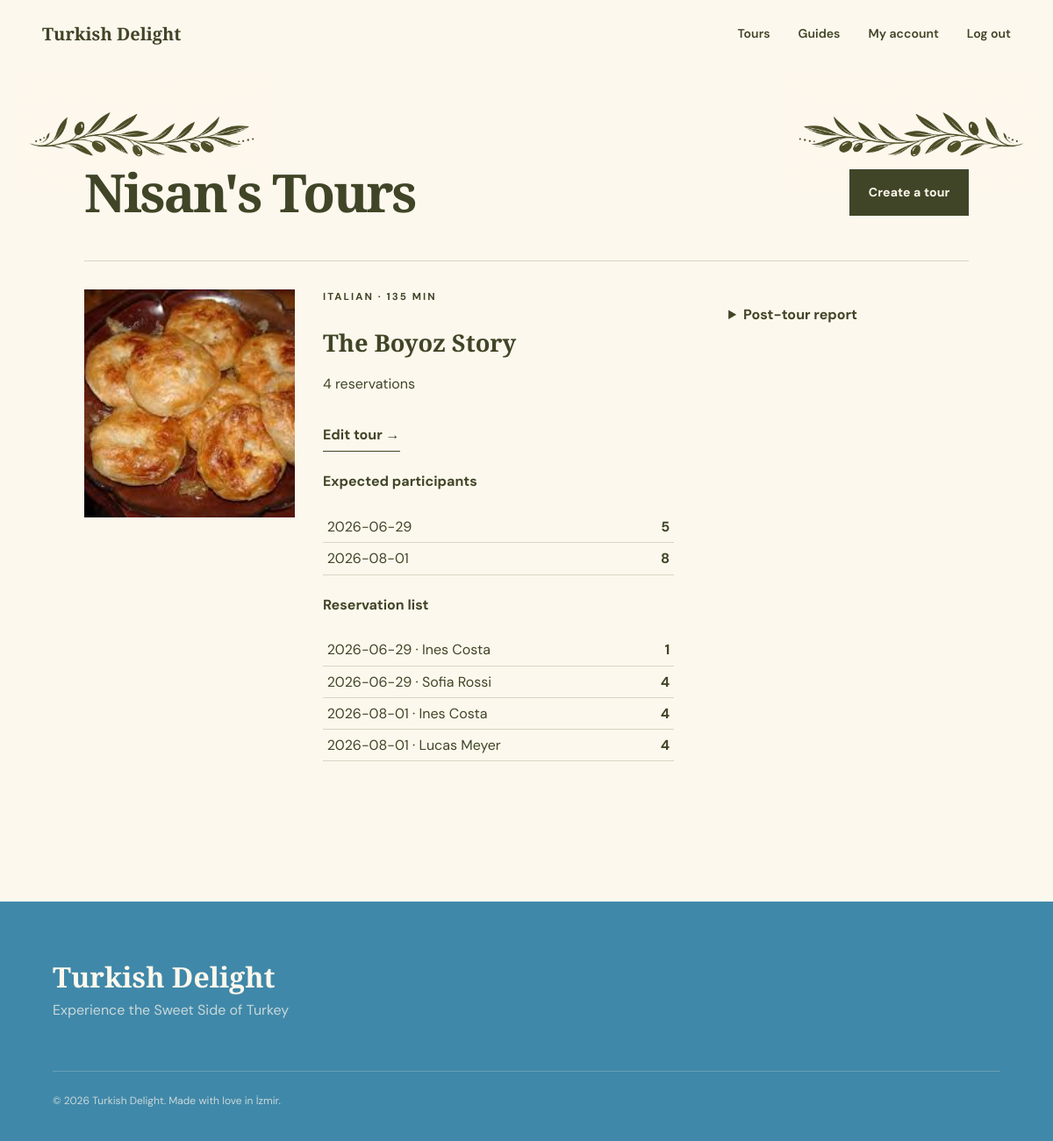
/profile (signed in), run on an earlier commit of the app's database.
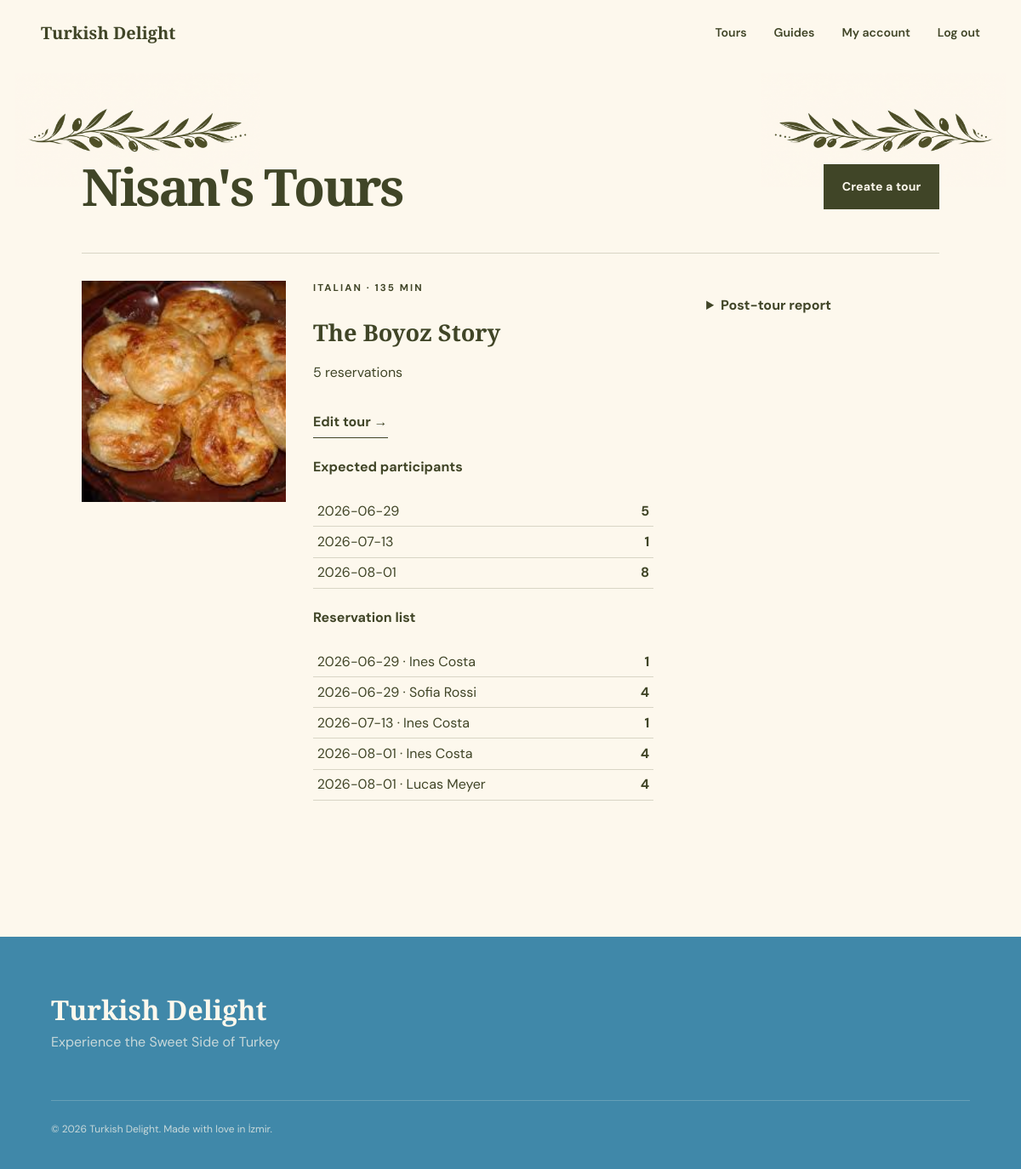
And on a later commit of the database.
### tables this page shows
CREATE TABLE "users" (
          id INTEGER PRIMARY KEY AUTOINCREMENT,
          first_name TEXT NOT NULL, last_name TEXT NOT NULL,
          email TEXT NOT NULL UNIQUE, password_hash TEXT NOT NULL,
          role TEXT NOT NULL CHECK(role IN ('guide','participant','admin')),
          languages TEXT NOT NULL DEFAULT '[]'
        );

CREATE TABLE tours (
  id INTEGER PRIMARY KEY AUTOINCREMENT, guide_id INTEGER NOT NULL REFERENCES users(id),
  title TEXT NOT NULL, subtitle TEXT NOT NULL, description TEXT NOT NULL, story TEXT NOT NULL,
  final_message TEXT NOT NULL, foods TEXT NOT NULL, stops TEXT NOT NULL, story_points TEXT NOT NULL,
  meeting_point TEXT NOT NULL, duration INTEGER NOT NULL CHECK(duration > 0),
  language TEXT NOT NULL, capacity INTEGER NOT NULL CHECK(capacity > 0)
);

CREATE TABLE reservations (
  id INTEGER PRIMARY KEY AUTOINCREMENT, participant_id INTEGER NOT NULL REFERENCES users(id),
  tour_id INTEGER NOT NULL REFERENCES tours(id), tour_date TEXT NOT NULL, created_at TEXT NOT NULL,
  UNIQUE(participant_id,tour_id,tour_date)
);

### app.py (the view, shortened to what this page needs)
@app.route("/profile")
@login_required
def profile():
    db = get_db()
    if current_user.role == "admin":
        return redirect(url_for("admin_dashboard"))
    tours = tourdb.tours_for_guide(db, current_user.id)
    summaries = []
    for row in tours:
        item = tour_from_row(row)
        item["reservation_count"] = tourdb.reservation_count(db, row["id"])
        item["dates"] = tourdb.guide_tour_dates(db, row["id"])
        item["bookings"] = tourdb.guide_tour_bookings(db, row["id"])
        summaries.append(item)
    return render_template("guide_profile.html", tours=summaries)

### app.py (called while the page is built)
def get_db():
    if "db" not in g:
        g.db = sqlite3.connect(DATABASE)
        g.db.row_factory = sqlite3.Row
        g.db.execute("PRAGMA foreign_keys = ON")
    return g.db

@login_manager.user_loader
def load_user(user_id):
    return userdb.get_user(get_db(), user_id)

def csrf_token():
    if "csrf_token" not in session:
        session["csrf_token"] = secrets.token_hex(24)
    return session["csrf_token"]

@app.before_request
def verify_csrf():
    if request.method == "POST" and request.form.get("csrf_token") != session.get("csrf_token"):
        abort(400, "Invalid or missing form token.")

def tour_images(tour_id):
    files = sorted((BASE_DIR / "static").glob(f"Tour{tour_id}_*"))
    return [f.name for f in files if f.is_file()]

def tour_from_row(row):
    tour = dict(row)
    tour["foods"] = json.loads(tour["foods"])
    tour["stops"] = json.loads(tour["stops"])
    tour["story_points"] = json.loads(tour["story_points"])
    tour["images"] = tour_images(tour["id"])
    preferred_guide = BASE_DIR / "static" / f"Guide{tour['id']}.jpg"
    tour["guide_image"] = preferred_guide.name if preferred_guide.exists() else "Guide1.jpg"
    return tour

### tourdb.py (called while the page is built)
def tours_for_guide(db, guide_id, summary=False):
    fields = "id,title,subtitle" if summary else "*"
    return db.execute(
        f"SELECT {fields} FROM tours WHERE guide_id=? ORDER BY id", (guide_id,)
    ).fetchall()

def guide_tour_dates(db, tour_id):
    return db.execute(
        """SELECT r.tour_date, COUNT(r.id) + COALESCE(SUM((SELECT COUNT(*)
           FROM reservation_guests rg WHERE rg.reservation_id=r.id)),0) total
           FROM reservations r WHERE r.tour_id=? GROUP BY r.tour_date ORDER BY r.tour_date""",
        (tour_id,),
    ).fetchall()

def guide_tour_bookings(db, tour_id):
    return db.execute(
        """SELECT r.tour_date, u.first_name || ' ' || u.last_name AS participant_name,
           1 + (SELECT COUNT(*) FROM reservation_guests rg WHERE rg.reservation_id=r.id) AS group_size
           FROM reservations r JOIN users u ON u.id=r.participant_id
           WHERE r.tour_id=? ORDER BY r.tour_date,u.last_name""",
        (tour_id,),
    ).fetchall()

def reservation_count(db, tour_id=None):
    if tour_id is None:
        return db.execute("SELECT COUNT(*) FROM reservations").fetchone()[0]
    return db.execute("SELECT COUNT(*) FROM reservations WHERE tour_id=?", (tour_id,)).fetchone()[0]

### templates/guide_profile.html (shortened to what this page needs)
{% extends "base.html" %}
{% block content %}
  <section class="dashboard guide-account-dashboard">
    <img
      class="guide-account-decoration guide-account-decoration-left"
      src="{{ url_for('static', filename='decoration2.png') }}"
      alt=""
      aria-hidden="true"
    >
    <img
      class="guide-account-decoration guide-account-decoration-right"
      src="{{ url_for('static', filename='decoration2.png') }}"
      alt=""
      aria-hidden="true"
    >
    <section>
      <div class="guide-dashboard-heading">
        <h2>{{ current_user.first_name }}'s Tours</h2>
        <a class="button button-dark" href="{{ url_for('new_tour') }}">Create a tour</a>
      </div>
      <div class="guide-tour-list">
        {% for tour in tours %}
          <article class="guide-tour">
            <img
              src="{{ url_for('static', filename=tour.images[0]) if tour.images else url_for('static', filename='Tour1_1.jpg') }}"
              alt="{{ tour.title }}"
            >
            <div class="guide-tour-info">
              <p class="eyebrow">{{ tour.language }} · {{ tour.duration }} min</p>
              <h3>{{ tour.title }}</h3>
              <p>{{ tour.reservation_count }} reservations</p>
              <a class="text-link" href="{{ url_for('edit_tour', tour_id=tour.id) }}">Edit tour →</a>
              {% if tour.dates %}
                <h4>Expected participants</h4>
                <ul>
                  {% for date in tour.dates %}
                    <li><span>{{ date.tour_date }}</span><strong>{{ date.total }}</strong></li>
                  {% endfor %}
                </ul>
                <h4>Reservation list</h4>
                <ul>
                  {% for booking in tour.bookings %}
                    <li>
                      <span>{{ booking.tour_date }} · {{ booking.participant_name }}</span>
                      <strong>{{ booking.group_size }}</strong>
                    </li>
                  {% endfor %}
                </ul>
              {% endif %}
            </div>
            <details>
              <summary>Post-tour report</summary>
            </details>
          </article>
        {% else %}
          <div class="empty-state">
            <h3>No tours yet.</h3>
            <p>Create your first route and begin sharing İzmir.</p>
          </div>
        {% endfor %}
      </div>
    </section>
  </section>
{% endblock %}

### templates/base.html (shortened to what this page needs)
<!doctype html>
<html lang="en">
  <head>
    <link rel="stylesheet" href="{{ url_for('static', filename='style.css') }}">
  </head>
  <body>
    <header class="site-header{% if request.endpoint == 'home' %} site-header-overlay{% endif %}" data-header>
      <a class="brand" href="{{ url_for('home') }}" aria-label="Turkish Delight home">
        <span>Turkish Delight</span>
      </a>
      <nav id="site-nav" class="site-nav" aria-label="Main navigation" data-nav>
        <a href="{{ url_for('home') }}#tours">Tours</a>
        <a href="{{ url_for('guides') }}">Guides</a>
        {% if current_user.is_authenticated %}
          {% if current_user.role == 'admin' %}
            <a href="{{ url_for('admin_dashboard') }}">Administration</a>
          {% else %}
            <a href="{{ url_for('profile') }}">My account</a>
          {% endif %}
          <form action="{{ url_for('logout') }}" method="post" class="nav-form">
            <button class="text-button" type="submit">Log out</button>
          </form>
        {% else %}
          <a href="{{ url_for('login') }}">Log in</a>
          <a class="button button-small" href="{{ url_for('register') }}">Join a tour</a>
        {% endif %}
      </nav>
    </header>
    <main id="main">
      {% block content %}{% endblock %}
    </main>
    <footer class="site-footer">
      <div>
        <a class="footer-brand" href="{{ url_for('home') }}">Turkish Delight</a>
        <p>Experience the Sweet Side of Turkey</p>
      </div>
      <p class="copyright">© 2026 Turkish Delight. Made with love in İzmir.</p>
    </footer>
  </body>
</html>

### static/style.css (style rules this page uses)
:root { --ink: #404527; --deep: #4088A9; --cream: #FDF8ED; --paper: #FDF8ED; --clay: #84287E; --gold: #CBC362; --sea: #4088A9; --line: rgba(64, 69, 39, .2); --serif: "Playfair Display", Georgia, serif; --sans: "DM Sans", Arial, sans-serif; }
* { box-sizing: border-box; }
html { scroll-behavior: smooth; }
body { margin: 0; background: var(--paper); color: var(--ink); font-family: var(--sans); font-size: 16px; line-height: 1.6; }
img { display: block; max-width: 100%; }
a { color: inherit; text-decoration: none; }
button, input, select, textarea { font: inherit; color: inherit; }
button { cursor: pointer; }
.site-header { height: 78px; padding: 0 4vw; display: flex; align-items: center; justify-content: space-between; background: var(--paper); position: relative; z-index: 30; border-bottom: 1px solid transparent; }
.brand { font-family: var(--serif); font-size: 1.25rem; font-weight: 600; display: flex; align-items: center; gap: .7rem; }
.site-nav { display: flex; align-items: center; gap: 2rem; font-size: .88rem; font-weight: 600; }
.site-nav a:not(.button), .text-button { position: relative; }
.site-nav a:not(.button):after { content: ""; position: absolute; left: 0; right: 100%; bottom: -4px; border-bottom: 1px solid; transition: .2s; }
.nav-form { margin: 0; }
.text-button { border: 0; background: transparent; padding: 0; font-weight: 600; }
.button { display: inline-flex; align-items: center; justify-content: center; gap: .5rem; background: var(--gold); color: var(--deep); border: 0; padding: .95rem 1.35rem; font-weight: 700; font-size: .88rem; letter-spacing: .01em; transition: transform .2s, background .2s; }
.button-dark { background: var(--ink); color: var(--paper); }
.eyebrow { text-transform: uppercase; letter-spacing: .18em; font-size: .72rem; font-weight: 700; margin: 0 0 1.5rem; }
h2 { font: 600 clamp(2.8rem, 5vw, 5.4rem)/.98 var(--serif); letter-spacing: -.04em; margin: 0; }
.text-link { display: inline-flex; gap: .7rem; font-weight: 700; border-bottom: 1px solid; padding: 0 0 .35rem; margin-top: 1rem; }
.site-footer { background: #0d2b27; color: white; padding: 4rem 5vw 2rem; display: grid; grid-template-columns: 1fr auto; gap: 3rem; }
.footer-brand { font: 600 2rem var(--serif); }
.site-footer p { margin: .25rem 0; color: rgba(255, 255, 255, .65); }
.copyright { grid-column: 1/-1; border-top: 1px solid rgba(255, 255, 255, .16); padding-top: 1.5rem !important; font-size: .75rem; }
.dashboard { padding: 7rem 8vw; min-height: 80vh; }
.reservation-list, .guide-tour-list { display: flex; flex-direction: column; gap: 1rem; }
.reservation-card h3, .guide-tour h3 { font: 600 1.7rem var(--serif); margin: 0; }
.guide-tour { display: grid; grid-template-columns: 240px 1fr .7fr; gap: 2rem; border-top: 1px solid var(--line); padding: 2rem 0; }
.guide-tour>img { width: 240px; height: 260px; object-fit: cover; }
.guide-tour-info ul { list-style: none; padding: 0; max-width: 400px; }
.guide-tour-info li { display: flex; justify-content: space-between; border-bottom: 1px solid var(--line); padding: .3rem; }
.guide-tour details { background: var(--cream); padding: 1rem; height: max-content; }
.guide-tour summary { font-weight: 700; }
.site-footer { background: var(--deep); color: var(--paper); }
.site-footer p { color: rgba(253, 248, 237, .72); }
.copyright { border-color: rgba(253, 248, 237, .2); }
.guide-dashboard-heading { display: flex; align-items: center; justify-content: space-between; gap: 2rem; margin-bottom: 3rem; }
.dashboard .guide-dashboard-heading h2 { margin: 0; }
.guide-account-dashboard { position: relative; overflow: hidden; }
.guide-account-decoration { position: absolute; top: .5rem; width: min(24vw, 310px); height: auto; pointer-events: none; user-select: none; }
.guide-account-decoration-left { left: 1.5vw; }
.guide-account-decoration-right { right: 1.5vw; transform: scaleX(-1); }
.guide-account-dashboard>section { position: relative; z-index: 1; }

What changed in the data, as far as the page shows it:
computed for tours "The Boyoz Story": reservation_count "4" → "5"
added reservations: tour_date "2026-07-13", participant_name "Ines Costa", group_size "1"
Also different on the page:
new list line: "2026-07-13 1"
